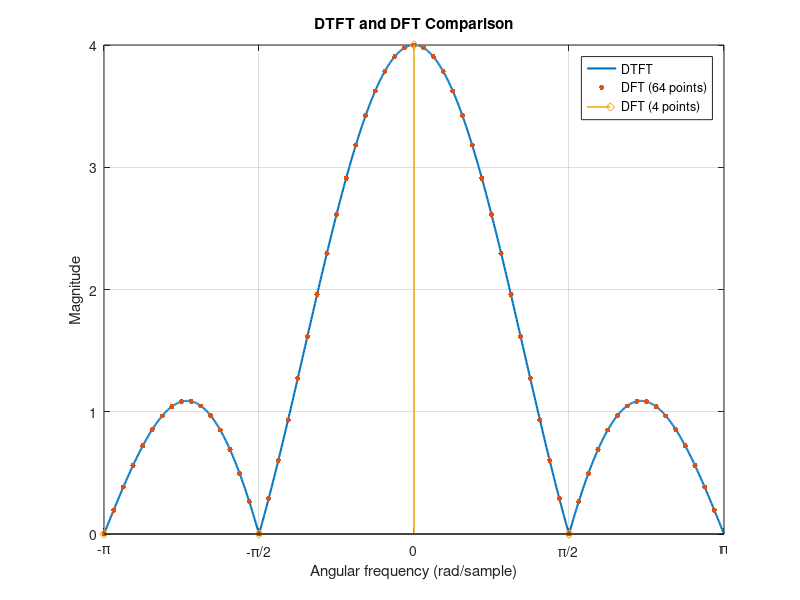

The MATLAB script that drew this image:
x = [1 1 1 1];
n = 0:length(x)-1;

w = linspace(-pi,pi,1000);
X = x * exp(-1j*(n.'*w));

X4 = fft(x,4);
X64 = fft(x,64);

w4 = (2*pi/4)*(-2:1);
w64 = (2*pi/64)*(-32:31);

figure
plot(w,abs(X),'LineWidth',1.5)
hold on
plot(w64,abs(fftshift(X64)),'.','MarkerSize',12)
stem(w4,abs(fftshift(X4)),'d','LineWidth',1.2)
grid on
xlim([-pi pi])
xticks([-pi -pi/2 0 pi/2 pi])
xticklabels({'-\pi','-\pi/2','0','\pi/2','\pi'})
xlabel('Angular frequency (rad/sample)')
ylabel('Magnitude')
title('DTFT and DFT Comparison')
legend('DTFT','DFT (64 points)','DFT (4 points)')
hold off
